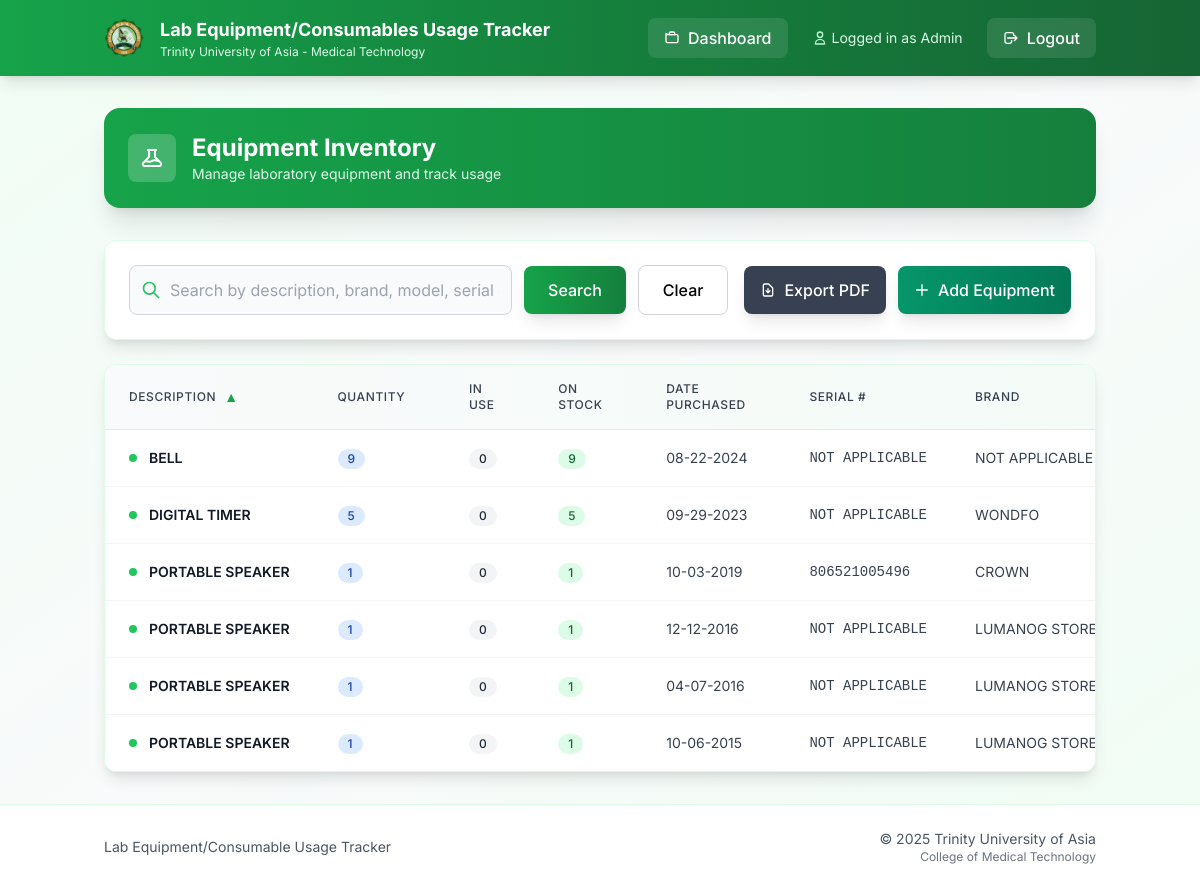
The app's page /equipment (signed in) with its own data.
### models.py (models this page shows)
class Equipment(db.Model):
    id = db.Column(db.Integer, primary_key=True)
    description = db.Column(db.String(200), nullable=False)
    qty = db.Column(db.Integer)
    date_purchased = db.Column(db.String(20))
    serial_number = db.Column(db.String(100))
    brand_name = db.Column(db.String(100))
    model = db.Column(db.String(100))
    remarks = db.Column(db.String(100))
    location = db.Column(db.String(200))

### app.py (the view, shortened to what this page needs)
@app.route('/equipment')
def equipment():
    if 'user_id' not in session:
        return redirect(url_for('login'))
    q = request.args.get('q', '').strip()
    sort = request.args.get('sort', 'description')
    direction = request.args.get('dir', 'asc').lower()
    direction = 'desc' if direction == 'desc' else 'asc'
    sortable_fields = {
        'description', 'qty', 'date_purchased', 'serial_number',
        'brand_name', 'model', 'remarks', 'location',
        'in_use', 'on_stock'
    }
    if sort not in sortable_fields:
        sort = 'description'
    active_borrows_sq = (db.session.query(
            BorrowLog.equipment_id.label('eq_id'),
            func.sum(BorrowLog.quantity_borrowed).label('in_use')  # Sum quantities instead of count
        )
        .filter(BorrowLog.returned_at.is_(None))
        .group_by(BorrowLog.equipment_id)
        .subquery())
    in_use_col = func.coalesce(active_borrows_sq.c.in_use, 0).label('in_use')
    on_stock_col = (func.coalesce(Equipment.qty, 0) - func.coalesce(active_borrows_sq.c.in_use, 0)).label('on_stock')
    query = (db.session.query(Equipment, in_use_col, on_stock_col)
             .outerjoin(active_borrows_sq, Equipment.id == active_borrows_sq.c.eq_id))
    if sort == 'in_use':
        sort_col = in_use_col
    elif sort == 'on_stock':
        sort_col = on_stock_col
    else:
        sort_col = getattr(Equipment, sort)
    query = query.order_by(sort_col.desc() if direction == 'desc' else sort_col.asc())
    rows = query.all()
    items = []
    for e, in_use, on_stock in rows:
        setattr(e, 'in_use', int(in_use or 0))
        setattr(e, 'on_stock', int(on_stock or 0))
        items.append(e)
    return render_template('equipment.html', items=items, q=q, sort=sort, dir=direction)

### templates/equipment.html (shortened to what this page needs)
{% extends "base.html" %}
{% block content %}
<div class="bg-gradient-to-r from-green-600 to-green-700 rounded-2xl shadow-xl text-white p-6 mb-8 medical-shadow-lg">
  <div class="flex items-center justify-between flex-wrap gap-4">
    <div class="flex items-center space-x-4">
      <div class="h-12 w-12 bg-white bg-opacity-20 rounded-lg flex items-center justify-center">
      </div>
      <div>
        <h1 class="text-2xl font-bold">Equipment Inventory</h1>
        <p class="text-green-100 text-sm">Manage laboratory equipment and track usage</p>
      </div>
    </div>
  </div>
</div>
<div class="bg-white rounded-xl shadow-lg border border-green-100 p-6 mb-6 medical-shadow">
  <div class="flex flex-col lg:flex-row lg:items-center lg:justify-between gap-4">
    <div class="flex-1 max-w-2xl">
      <form method="GET" action="{{ url_for('equipment') }}" class="flex items-center gap-3">
        <div class="relative flex-1">
          <div class="absolute inset-y-0 left-0 pl-3 flex items-center pointer-events-none">
          </div>
          <input
            type="text"
            name="q"
            value="{{ q|default('') }}"
            placeholder="Search by description, brand, model, serial #, location, remarks..."
            class="block w-full pl-10 pr-3 py-3 border border-gray-300 rounded-lg focus:outline-none focus:ring-2 focus:ring-green-500 focus:border-green-500 transition duration-200 bg-gray-50 focus:bg-white"
            aria-label="Search equipment"
          />
        </div>
        <button type="submit" class="bg-gradient-to-r from-green-600 to-green-700 text-white px-6 py-3 rounded-lg hover:from-green-700 hover:to-green-800 font-medium transition duration-200 shadow-lg hover:shadow-xl">
          Search
        </button>
        <a href="{{ url_for('equipment') }}" class="px-6 py-3 rounded-lg border border-gray-300 hover:bg-gray-50 font-medium transition duration-200">
          Clear
        </a>
      </form>
    </div>
    <div class="flex items-center gap-3">
      <a href="{{ url_for('export_equipment_pdf', q=q, sort=sort, dir=dir) }}"
         class="group flex items-center space-x-2 bg-gray-700 text-white px-4 py-3 rounded-lg hover:bg-gray-800 font-medium transition duration-200 shadow-lg"
         title="Export current view to PDF">
        <svg class="h-4 w-4" fill="none" stroke="currentColor" viewBox="0 0 24 24">
          <path stroke-linecap="round" stroke-linejoin="round" stroke-width="2" d="M12 10v6m0 0l-3-3m3 3l3-3m2 8H7a2 2 0 01-2-2V5a2 2 0 012-2h5.586a1 1 0 01.707.293l5.414 5.414a1 1 0 01.293.707V19a2 2 0 01-2 2z"/>
        </svg>
        <span>Export PDF</span>
      </a>
      {% if session.role in ['admin', 'tech'] %}
      <a href="{{ url_for('add_equipment') }}" class="group flex items-center space-x-2 bg-gradient-to-r from-emerald-600 to-emerald-700 text-white px-4 py-3 rounded-lg hover:from-emerald-700 hover:to-emerald-800 font-medium transition duration-200 shadow-lg">
        <svg class="h-4 w-4" fill="none" stroke="currentColor" viewBox="0 0 24 24">
          <path stroke-linecap="round" stroke-linejoin="round" stroke-width="2" d="M12 4v16m8-8H4"/>
        </svg>
        <span>Add Equipment</span>
      </a>
      {% endif %}
    </div>
  </div>
</div>
<div class="bg-white rounded-xl shadow-lg border border-green-100 overflow-hidden medical-shadow">
  <div class="overflow-x-auto">
    <table class="min-w-full divide-y divide-gray-200">
      <thead class="bg-gradient-to-r from-gray-50 to-green-50">
        <tr>
          {% set _sort = sort|default('description') %}
          {% set _dir = dir|default('asc') %}
          {% macro sort_link(label, field) -%}
            {%- set is_sorted = (_sort == field) -%}
            {%- set next_dir = 'desc' if is_sorted and _dir == 'asc' else 'asc' -%}
            <a
              href="{{ url_for('equipment', sort=field, dir=next_dir, q=q) }}"
              class="group inline-flex items-center gap-2 text-gray-700 hover:text-green-700 font-medium transition-colors"
            >
              <span>{{ label }}</span>
              {%- if is_sorted -%}
                <span class="text-green-600 text-sm">{{ '▲' if _dir == 'asc' else '▼' }}</span>
              {%- else -%}
                <span class="text-gray-400 group-hover:text-green-500 text-sm opacity-0 group-hover:opacity-100 transition-opacity">↕</span>
              {%- endif -%}
            </a>
          {%- endmacro %}
          <th class="px-6 py-4 text-left text-xs font-semibold text-gray-600 uppercase tracking-wider">
            {{ sort_link('Description', 'description') }}
          </th>
          <th class="px-6 py-4 text-left text-xs font-semibold text-gray-600 uppercase tracking-wider">
            {{ sort_link('Quantity', 'qty') }}
          </th>
          <th class="px-6 py-4 text-left text-xs font-semibold text-gray-600 uppercase tracking-wider">
            {{ sort_link('In Use', 'in_use') }}
          </th>
          <th class="px-6 py-4 text-left text-xs font-semibold text-gray-600 uppercase tracking-wider">
            {{ sort_link('On Stock', 'on_stock') }}
          </th>
          <th class="px-6 py-4 text-left text-xs font-semibold text-gray-600 uppercase tracking-wider">
            {{ sort_link('Date Purchased', 'date_purchased') }}
          </th>
          <th class="px-6 py-4 text-left text-xs font-semibold text-gray-600 uppercase tracking-wider">
            {{ sort_link('Serial #', 'serial_number') }}
          </th>
          <th class="px-6 py-4 text-left text-xs font-semibold text-gray-600 uppercase tracking-wider">
            {{ sort_link('Brand', 'brand_name') }}
          </th>
        </tr>
      </thead>
      <tbody class="bg-white divide-y divide-gray-100">
        {% for item in items %}
        <tr class="hover:bg-green-50 transition-colors duration-150">
          <td class="px-6 py-4 whitespace-nowrap">
            <div class="flex items-center">
              <div class="h-2 w-2 bg-green-500 rounded-full mr-3"></div>
              <span class="text-sm font-semibold text-gray-900">{{ item.description }}</span>
            </div>
          </td>
          <td class="px-6 py-4 whitespace-nowrap text-sm text-gray-700">
            <span class="inline-flex items-center px-2.5 py-0.5 rounded-full text-xs font-medium bg-blue-100 text-blue-800">
              {{ item.qty }}
            </span>
          </td>
          <td class="px-6 py-4 whitespace-nowrap text-sm text-gray-700">
            <span class="inline-flex items-center px-2.5 py-0.5 rounded-full text-xs font-medium {% if item.in_use > 0 %}bg-orange-100 text-orange-800{% else %}bg-gray-100 text-gray-800{% endif %}">
              {{ item.in_use }}
            </span>
          </td>
          <td class="px-6 py-4 whitespace-nowrap text-sm text-gray-700">
            <span class="inline-flex items-center px-2.5 py-0.5 rounded-full text-xs font-medium {% if item.on_stock > 0 %}bg-green-100 text-green-800{% else %}bg-red-100 text-red-800{% endif %}">
              {{ item.on_stock }}
            </span>
          </td>
          <td class="px-6 py-4 whitespace-nowrap text-sm text-gray-700">{{ item.date_purchased }}</td>
          <td class="px-6 py-4 whitespace-nowrap text-sm text-gray-700 font-mono">{{ item.serial_number }}</td>
          <td class="px-6 py-4 whitespace-nowrap text-sm text-gray-700">{{ item.brand_name }}</td>
        </tr>
        {% endfor %}
      </tbody>
    </table>
  </div>
</div>
{% endblock %}

### templates/base.html (shortened to what this page needs)
<!DOCTYPE html>
<html lang="en">
<head>
  <script src="https://cdn.tailwindcss.com"></script>
</head>
<body class="bg-gradient-to-br from-green-50 via-gray-50 to-green-50 min-h-screen">
  {% if session.get('user_id') %}
  <nav class="bg-gradient-to-r from-green-600 via-green-700 to-green-800 shadow-lg sticky top-0 z-50">
    <div class="container mx-auto px-4">
      <div class="flex justify-between items-center py-4">
        <div class="flex items-center space-x-4">
          <img src="{{ url_for('static', filename='/cmt.png') }}" class="h-10 w-10">
          <div>
            <a href="/dashboard" class="text-white font-bold text-lg hover:text-green-100 transition-colors">
              Lab Equipment/Consumables Usage Tracker
            </a>
            <p class="text-green-100 text-xs hidden sm:block">Trinity University of Asia - Medical Technology</p>
          </div>
        </div>
        <div class="flex items-center space-x-6">
          <a href="/dashboard" class="group flex items-center space-x-2 bg-white bg-opacity-10 hover:bg-opacity-20 px-4 py-2 rounded-lg text-white hover:text-green-100 transition-all duration-200">
            <span class="font-medium hidden sm:inline">Dashboard</span>
          </a>
          <div class="hidden md:flex items-center space-x-1">
            <svg class="h-4 w-4 text-green-200" fill="none" stroke="currentColor" viewBox="0 0 24 24">
              <path stroke-linecap="round" stroke-linejoin="round" stroke-width="2" d="M16 7a4 4 0 11-8 0 4 4 0 018 0zM12 14a7 7 0 00-7 7h14a7 7 0 00-7-7z"/>
            </svg>
            <span class="text-green-100 text-sm">Logged in as {{ session.get('role', 'User').title() }}</span>
          </div>
          <a href="/logout" class="group flex items-center space-x-2 bg-white bg-opacity-10 hover:bg-opacity-20 px-4 py-2 rounded-lg text-white hover:text-green-100 transition-all duration-200">
            <svg class="h-4 w-4 group-hover:scale-110 transition-transform" fill="none" stroke="currentColor" viewBox="0 0 24 24">
              <path stroke-linecap="round" stroke-linejoin="round" stroke-width="2" d="M17 16l4-4m0 0l-4-4m4 4H7m6 4v1a3 3 0 01-3 3H6a3 3 0 01-3-3V7a3 3 0 013-3h7a3 3 0 013 3v1"/>
            </svg>
            <span class="font-medium">Logout</span>
          </a>
        </div>
      </div>
    </div>
  </nav>
  {% endif %}
  <main class="{% if session.get('user_id') %}container mx-auto px-4 py-8{% endif %} fade-in">
    <div class="{% if session.get('user_id') %}max-w-7xl mx-auto{% endif %}">
      {% block content %}{% endblock %}
    </div>
  </main>
  {% if session.get('user_id') %}
  <footer class="mt-auto bg-white border-t border-green-100">
    <div class="container mx-auto px-4 py-6">
      <div class="flex flex-col md:flex-row justify-between items-center text-sm text-gray-600">
        <div class="flex items-center space-x-2 mb-2 md:mb-0">
          <span>Lab Equipment/Consumable Usage Tracker</span>
        </div>
        <div class="text-center md:text-right">
          <p>© 2025 Trinity University of Asia</p>
          <p class="text-xs text-gray-500">College of Medical Technology</p>
        </div>
      </div>
    </div>
  </footer>
  {% endif %}
</body>
</html>

### templates/base.html (style rules this page uses)
body { font-family: 'Inter', sans-serif; }
* { transition: all 0.2s ease-in-out; }
.fade-in { animation: fadeIn 0.5s ease-out; }
.medical-shadow { box-shadow: 0 4px 6px -1px rgba(16, 185, 129, 0.1), 0 2px 4px -1px rgba(16, 185, 129, 0.06); }
.medical-shadow-lg { box-shadow: 0 10px 15px -3px rgba(16, 185, 129, 0.1), 0 4px 6px -2px rgba(16, 185, 129, 0.05); }

### records on screen
Equipment: description "BELL", qty "9", in_use "0", on_stock "9", date_purchased "08-22-2024", serial_number "NOT APPLICABLE", brand_name "NOT APPLICABLE"
Equipment: description "DIGITAL TIMER", qty "5", in_use "0", on_stock "5", date_purchased "09-29-2023", serial_number "NOT APPLICABLE", brand_name "WONDFO"
Equipment: description "PORTABLE SPEAKER", qty "1", in_use "0", on_stock "1", date_purchased "10-03-2019", serial_number "806521005496", brand_name "CROWN"
Equipment: description "PORTABLE SPEAKER", qty "1", in_use "0", on_stock "1", date_purchased "12-12-2016", serial_number "NOT APPLICABLE", brand_name "LUMANOG…"
Equipment: description "PORTABLE SPEAKER", qty "1", in_use "0", on_stock "1", date_purchased "04-07-2016", serial_number "NOT APPLICABLE", brand_name "LUMANOG…"
Equipment: description "PORTABLE SPEAKER", qty "1", in_use "0", on_stock "1", date_purchased "10-06-2015", serial_number "NOT APPLICABLE", brand_name "LUMANOG…"

### other values on screen
{{ session.get('role', 'User').title() }} "Admin"
{{ label }} "DESCRIPTION QUANTITY IN USE ON STOCK DATE PURCHASED SERIAL # BRAND"
{{ '▲' if _dir == 'asc' else '▼' }} "▲"
